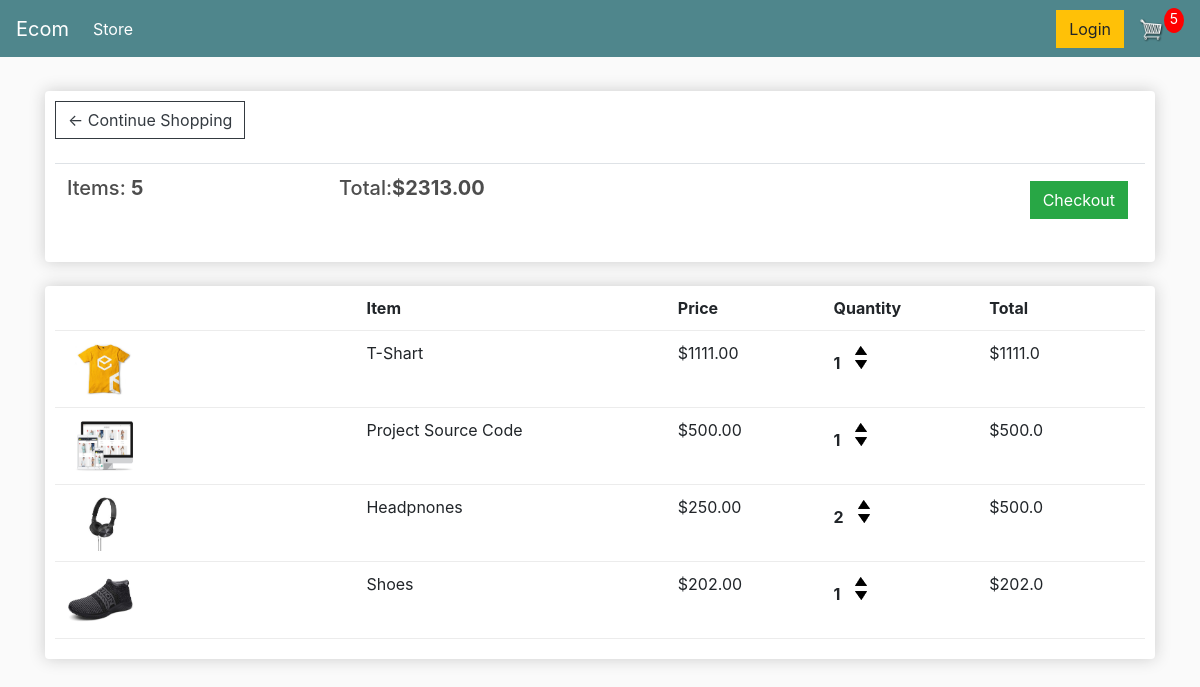
The page /cart/ (signed in) on the database as committed earlier.
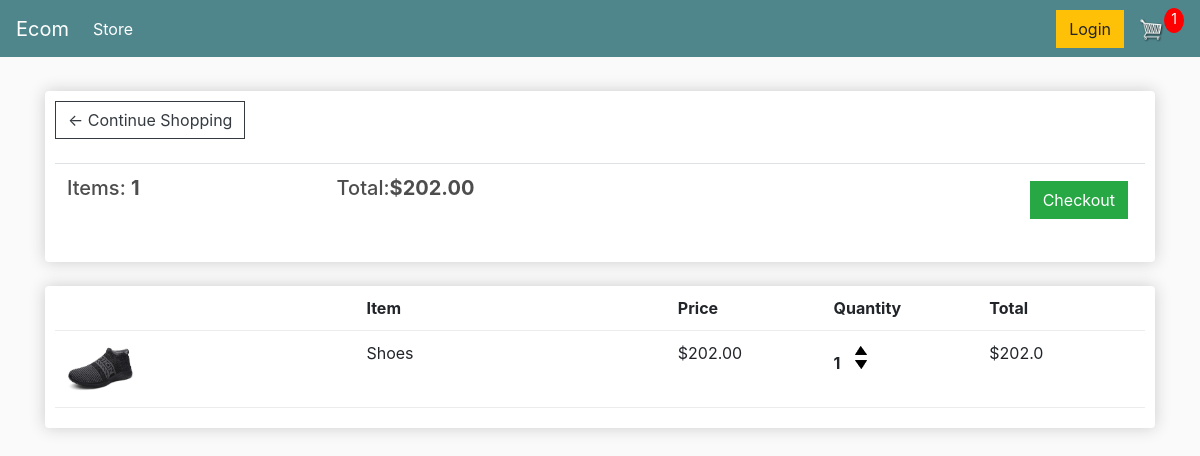
The same page on the database as committed later.
### store/models.py (models this page shows, shortened)
class Order(models.Model):
    customer = models.ForeignKey(Customer, on_delete=models.SET_NULL, blank=True, null=True)
    date_orderd = models.DateTimeField(auto_now_add=True)
    complete = models.BooleanField(default=False, null=True, blank=False)
    transaction_id = models.CharField(max_length=200, null=True)
    @property
    def get_cart_total(self):
        orderitems = self.orderitem_set.all()
        total = sum([item.get_total for item in orderitems])
        return total
    @property
    def get_cart_items(self):
        orderitems = self.orderitem_set.all()
        total = sum([item.quantity for item in orderitems])
        return total

class OrderItem(models.Model):
    product = models.ForeignKey(Product, on_delete=models.SET_NULL, blank=True, null=True)
    order = models.ForeignKey(Order, on_delete=models.SET_NULL, blank=True, null=True)
    quantity = models.IntegerField(default=0, null=True, blank=True)
    date_added = models.DateTimeField(auto_now_add=True)
    @property
    def get_total(self):
        total = self.product.price * self.quantity
        return total

class Product(models.Model):
    name = models.CharField(max_length=200, null=True)
    price = models.FloatField()
    digital = models.BooleanField(default=False, null=True, blank=False)
    image = models.ImageField(null=True, blank=True)
    @property
    def imageURL(self):
        try:
            url = self.image.url
        except:
            url = ''
        return url

### store/views.py (the view)
# urls.py: path('cart/', views.cart, name="cart"),
def cart(request):
    if request.user.is_authenticated:
        customer = request.user.customer
        order, created = Order.objects.get_or_create(customer=customer, complete=False)
        items = order.orderitem_set.all()
        cartItems = order.get_cart_items
    else:
        items = []
        order = {'get_cart_total':0, 'get_cart_items':0, 'shipping':False}
        cartItems = order['get_cart_items']
    context = {'items':items,'order':order, 'cartItems':cartItems}
    return render (request, 'store/cart.html' , context)

### store/templates/store/cart.html
{% extends 'store/main.html' %}
{% load static %}
{% block content %}
	<div class="row">
		<div class="col-lg-12">
			<div class="box-element">
				<a  class="btn btn-outline-dark" href="{% url 'store' %}">&#x2190; Continue Shopping</a>
				<br>
				<br>
				<table class="table">
					<tr>
						<th><h5>Items: <strong>{{order.get_cart_items}}</strong></h5></th>
						<th><h5>Total:<strong>${{order.get_cart_total|floatformat:2}}</strong></h5></th>
						<th>
							<a  style="float:right; margin:5px;" class="btn btn-success" href="{% url 'checkout' %}">Checkout</a>
						</th>
					</tr>
				</table>
			</div>
			<br>
			<div class="box-element">
				<div class="cart-row">
					<div style="flex:2"></div>
					<div style="flex:2"><strong>Item</strong></div>
					<div style="flex:1"><strong>Price</strong></div>
					<div style="flex:1"><strong>Quantity</strong></div>
					<div style="flex:1"><strong>Total</strong></div>
				</div>
                {% for item in items %}
                <div class="cart-row">
                    <div style="flex:2"><img class="row-image" src="{{item.product.imageURL}}"></div>
                    <div style="flex:2"><p>{{item.product.name}}</p></div>
                    <div style="flex:1"><p>${{item.product.price|floatformat:2}}</p></div>
                    <div style="flex:1">
                        <p class="quantity">{{item.quantity}}</p>
                        <div class="quantity">
                            <img data-product={{item.product.id}} data-action="add" class="chg-quantity update-cart" src="{% static  'images/arrow-up.png' %}">
                            <img data-product={{item.product.id}} data-action="remove" class="chg-quantity update-cart" src="{% static  'images/arrow-down.png' %}">
                        </div>
                    </div>
                    <div style="flex:1"><p>${{item.get_total}}</p></div>
                </div>
                {% endfor %}
			</div>
		</div>
	</div>
{% endblock content %}

### store/templates/store/main.html (shortened to what this page needs)
<!DOCTYPE html>
{% load static %}
<html>
<head>
	<link rel="stylesheet" href="https://stackpath.bootstrapcdn.com/bootstrap/4.4.1/css/bootstrap.min.css">
	<link rel="stylesheet" type="text/css" href="{% static 'css/main.css' %}">
</head>
<body>
	<nav class="navbar navbar-expand-lg navbar-dark bg-dark">
	  <a class="navbar-brand" href="{% url 'store' %}">Ecom</a>
	  <div class="collapse navbar-collapse" id="navbarSupportedContent">
	    <ul class="navbar-nav mr-auto">
	      <li class="nav-item active">
	        <a class="nav-link" href="{% url 'store' %}">Store <span class="sr-only">(current)</span></a>
	      </li>
	    </ul>
	    <div class="form-inline my-2 my-lg-0">
	     	<a href="#"class="btn btn-warning">Login</a>
	     	<a href="{% url 'cart' %}">
	    		<img  id="cart-icon" src="{% static 'images/cart.png' %}">
	    	</a>
	    	<p id="cart-total">{{cartItems}}</p>
	    </div>
	  </div>
	</nav>
     <div class="container">
            <br>
            {% block content %}
            {% endblock content %}
         </div>
</body>
</html>

### static/css/main.css (style rules this page uses)
body { background-color: hsl(0, 0%, 98%); }
h1,h2,h3,h4,h5,h6 { color:hsl(0, 0%, 30%); }
.box-element { box-shadow:hsl(0, 0%, 80%) 0 0 16px; background-color: #fff; border-radius: 4px; padding: 10px; }
.bg-dark { background-color: #4f868c!important; }
#cart-icon { width:25px; display: inline-block; margin-left: 15px; }
#cart-total { display: block; text-align: center; color:#fff; background-color: red; width: 20px; height: 25px; border-radius: 50%; font-size: 14px; }
.col-lg-4, .col-lg-6, .col-lg-8, .col-lg-12 { margin-top: 10px; }
.btn { border-radius: 0; }
.row-image { width: 100px; }
.cart-row { display: flex; align-items: flex-stretch; padding-bottom: 10px; margin-bottom: 10px; border-bottom: 1px solid #ececec; }
.quantity { display: inline-block; font-weight: 700; padding-right:10px; }
.chg-quantity { width: 12px; cursor: pointer; display: block; margin-top: 5px; transition:.1s; }

Rows that differ between the two databases and show on the page:
removed OrderItem: product.imageURL (picture), product.name "T-Shart", product.price "1111.00", quantity "1", get_total "1111.0"
removed OrderItem: product.imageURL (picture), product.name "Project Source Code", product.price "500.00", quantity "1", get_total "500.0"
removed OrderItem: product.imageURL (picture), product.name "Headpnones", product.price "250.00", quantity "2", get_total "500.0"
computed for Order: get_cart_items "5" → "1"; get_cart_total "2313.00" → "202.00"
Other text that changed with them:
{{ cartItems }}: "5" → "1"
